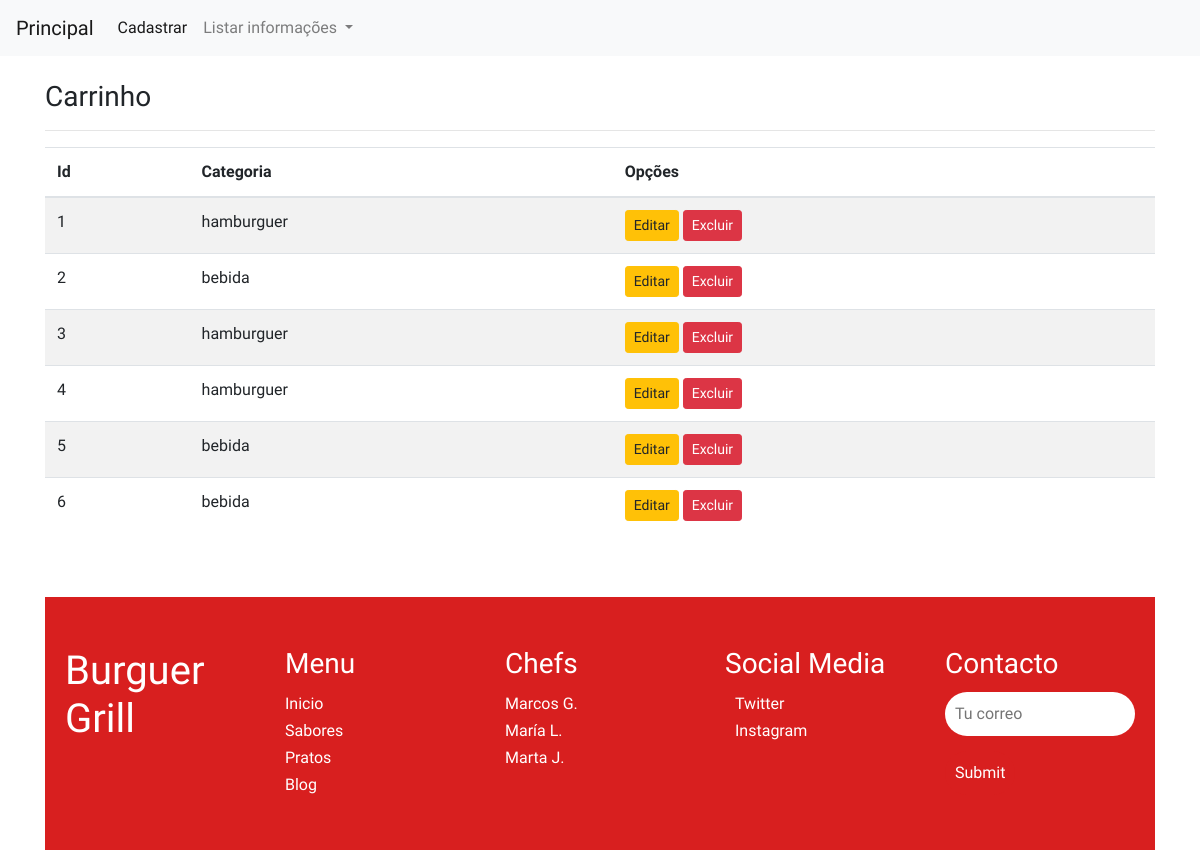
/listar/carrinhos/, run on an earlier commit of the app's database.
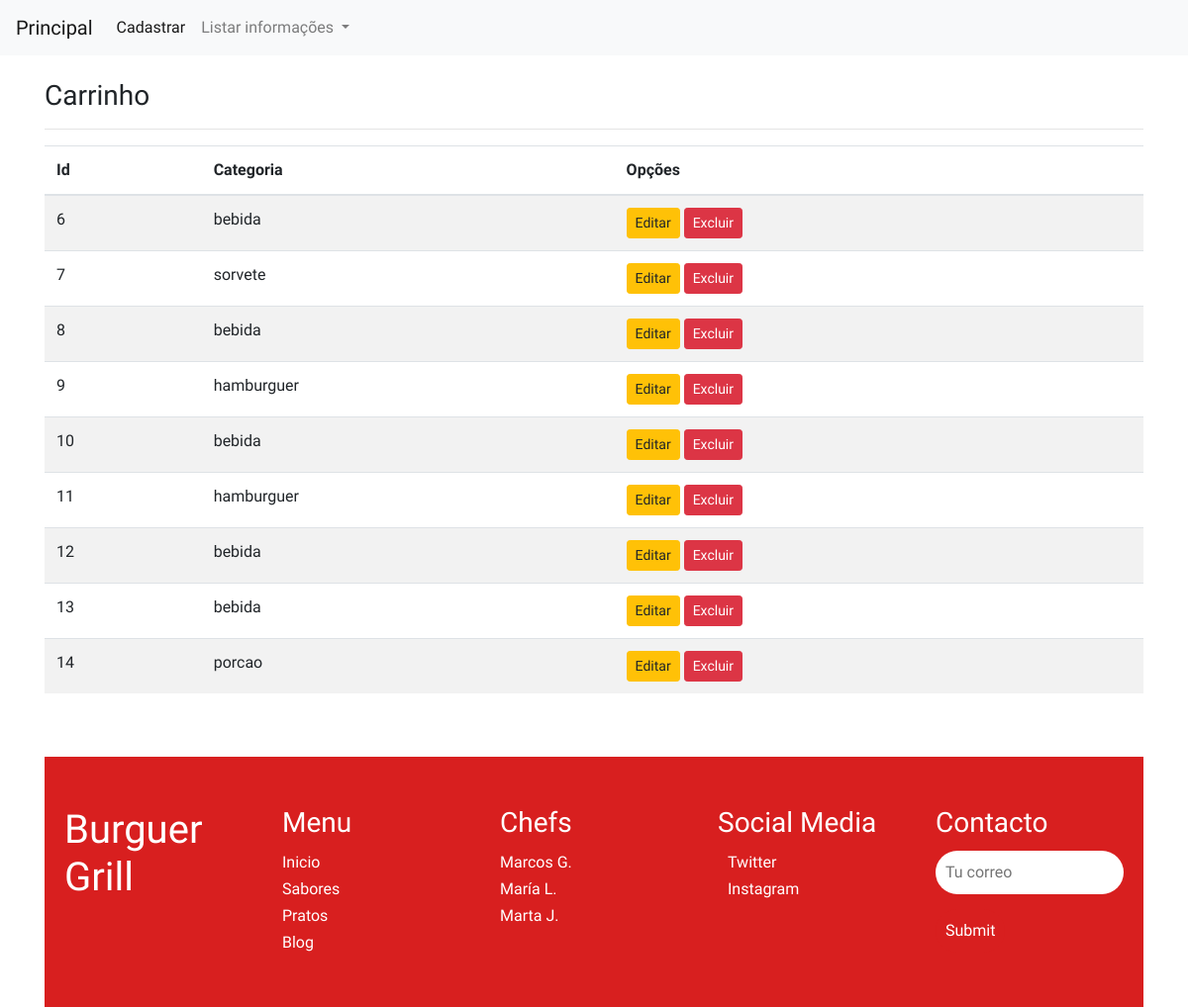
And on a later commit of the database.
### cadastros/models.py (models this page shows, shortened)
class Carrinhos(models.Model):
   qtde=models.IntegerField(max_length=50,verbose_name='qtde')
   categoria = models.CharField(max_length=50, choices=[('bebida', 'Bebida'), ('hamburguer', 'Hambúrguer'), ('sorvete', 'Sorvete'), ('porcao', 'Porção')])
   form=models.CharField(max_length=50, choices=[('cartao', 'Cartão de Crédito'), ('cartao', 'Cartão de Débito'), ('pix', 'Pix')])
   produto=models.ForeignKey(Produtos,on_delete=models.PROTECT)

### cadastros/views.py (the view)
# urls.py: path('listar/carrinhos/',CarrinhoListView.as_view(),name="listar-carrinhos"),
class CarrinhoListView(ListView):
    model=Carrinhos
    template_name='cadastros/listar/campo.html'

### cadastros/templates/cadastros/listar/campo.html (shortened to what this page needs)
{% load static %}
{% load crispy_forms_tags %}
<!DOCTYPE html>
<html lang="pt-BR">
<head>
    <link rel="stylesheet" href="https://cdn.jsdelivr.net/npm/bootstrap@4.2.1/dist/css/bootstrap.min.css">
    <link rel="stylesheet" href="{% static 'css/index.css' %}">
</head>
<body>
    {% block menu %}
    <nav class="navbar navbar-expand-lg navbar-light bg-light">
        <a class="navbar-brand" href="{% url 'index' %}">Principal</a>
        <div class="collapse navbar-collapse" id="navbarNavDropdown">
            <ul class="navbar-nav">
                <li class="nav-item active">
                    <a class="nav-link" href="{% url 'cadastrar-carrinhos' %}">Cadastrar <span class="sr-only">(current)</span></a>
                </li>
                <li class="nav-item dropdown">
                    <a class="nav-link dropdown-toggle" href="#" id="navbarDropdownMenuLink" role="button" data-toggle="dropdown" aria-haspopup="true" aria-expanded="false">
                        Listar informações
                    </a>
                </li>
            </ul>
        </div>
    </nav>
    {% endblock %}
    <div class="container mt-4">
        {% block conteudo %}
        <h3>Carrinho</h3>
        <hr>
        <div class="table-responsive">
            <table class="table table-striped">
                <thead>
                    <tr>
                        <th>Id</th>
                        <th>Categoria</th>
                        <th>Opções</th>
                    </tr>
                </thead>
                <tbody>
                    {% for carrinho in object_list %}
                    <tr>
                        <td>{{ carrinho.id }}</td>
                        <td>{{ carrinho.categoria }}</td>
                        <td>
                            <a href="{% url 'editar-carrinhos' carrinho.pk %}" class="btn btn-warning btn-sm">Editar</a>
                            <a href="{% url 'excluir-carrinhos' carrinho.pk %}" class="btn btn-danger btn-sm">Excluir</a>
                        </td>
                    </tr>
                    {% empty %}
                    <tr>
                        <td colspan="3">Nenhum registro encontrado</td>
                    </tr>
                    {% endfor %}
                </tbody>
            </table>
        </div>
        <br>
        <br>
        <section id="contacto">
            <div class="fila">
                <div class="col">
                    <h1>Burguer Grill</h1>
                </div>
                <div class="col">
                    <h3>Menu</h3>
                    <a href="#inicio">Inicio</a>
                    <a href="#sabores">Sabores</a>
                    <a href="#sabores">Pratos</a>
                    <a href="#sabores">Blog</a>
                </div>
                <div class="col">
                    <h3>Chefs</h3>
                    <a href="#">Marcos G.</a>
                    <a href="#">María L.</a>
                    <a href="#">Marta J.</a>
                </div>
                <div class="col">
                    <h3>Social Media</h3>
                    <div class="media">
                         <a href="#">Twitter</a>
                    </div>
                    <div class="media">
                         <a href="#">Instagram</a>
                    </div>
                </div>
                <div class="col">
                    <h3>Contacto</h3>
                    <input type="text" placeholder="Tu correo">
                    <input type="submit" class="enviar">
                </div>
            </div>
        </section>
        {% endblock %}
    </div>
</body>
</html>

### static/css/index.css (style rules this page uses)
* { margin: 0; padding: 0; font-family: 'Quicksand'; }
html { scroll-behavior: smooth; }
#contacto { background-color: #d81f1f; padding: 50px 0; }
#contacto .fila { max-width: 1100px; margin: auto; display: flex; justify-content: space-between; color: #fff; }
#contacto a { text-decoration: none; color:#fff; display: block; margin-bottom: 3px; }
#contacto h3 { margin-bottom: 12px; }
#contacto .media { display: flex; align-items: center; }
#contacto input { border: none; padding: 10px; width: 100%; border-radius: 30px; }
#contacto .enviar { background-color: #d81f1f; color: #fff; width: fit-content; margin-top: 15px; cursor: pointer; }

What changed in the data, as far as the page shows it:
removed Carrinhos: id "1", categoria "hamburguer"
removed Carrinhos: id "2", categoria "bebida"
removed Carrinhos: id "3", categoria "hamburguer"
removed Carrinhos: id "4", categoria "hamburguer"
removed Carrinhos: id "5", categoria "bebida"
added Carrinhos: id "7", categoria "sorvete"
added Carrinhos: id "8", categoria "bebida"
added Carrinhos: id "9", categoria "hamburguer"
added Carrinhos: id "10", categoria "bebida"
added Carrinhos: id "11", categoria "hamburguer"
added Carrinhos: id "12", categoria "bebida"
added Carrinhos: id "13", categoria "bebida"
added Carrinhos: id "14", categoria "porcao"
